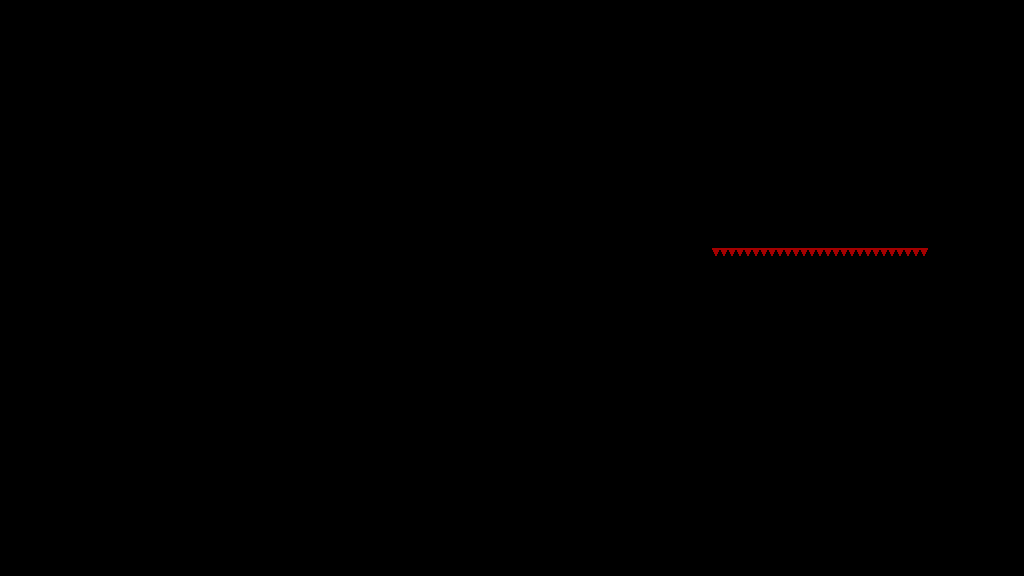

Tiled map render using the project's own tile images. Description and the map definition, with tile-layer contents summarised, below:
An orthogonal 128x72 tile map with 8x8 px tiles, 1 tile layer (T_Spikes) and 31 objects.

<map version="1.4" tiledversion="1.4.3" orientation="orthogonal" renderorder="right-down" width="128" height="72" tilewidth="8" tileheight="8" infinite="0" nextlayerid="8" nextobjectid="1118">
 <tileset firstgid="1" source="../../../Sprites/Tiles/DEV/flat/T_spr_nv_flat_0.tsx" />
 <layer id="1" name="T_Spikes" width="128" height="72">
  <data>[9216 cells, 27 non-empty, 1 distinct tile ids]</data>
 </layer>
 <objectgroup id="2" name="C_Solid">
  <object id="1076" x="312" y="312">
   <polygon points="0,0 96,0 0,96" />
  </object>
  <object id="1077" x="616" y="312">
   <polygon points="0,0 96,96 96,0" />
  </object>
  <object id="1078" x="712" y="312" width="272" height="96" />
  <object id="1080" x="712" y="464" width="296" height="96" />
  <object id="1081" x="312" y="464">
   <polygon points="0,0 96,96 0,96" />
  </object>
  <object id="1082" x="712" y="464">
   <polygon points="0,0 -96,96 0,96" />
  </object>
  <object id="1083" x="40" y="96">
   <polygon points="0,0 48,-48 96,0" />
  </object>
  <object id="1089" x="712" y="232" width="216" height="16" />
  <object id="1090" x="696" y="248">
   <polygon points="0,0 -16,-16 0,-16" />
  </object>
  <object id="1091" x="728" y="312">
   <polygon points="0,0 16,-16 32,0" />
  </object>
  <object id="1095" x="1008" y="16" width="16" height="544" />
  <object id="1096" x="800" y="312">
   <polygon points="0,0 16,-16 32,0" />
  </object>
  <object id="1098" x="0" y="560" width="1024" height="16" />
  <object id="1099" x="464" y="552" width="96" height="8" />
  <object id="1101" x="528" y="520">
   <polygon points="0,0 32,32 0,32" />
  </object>
  <object id="1102" x="464" y="552">
   <polygon points="0,0 32,-32 32,0" />
  </object>
  <object id="1103" x="496" y="536" width="32" height="16" />
  <object id="1104" x="496" y="520">
   <polygon points="0,0 16,16 0,16" />
  </object>
  <object id="1105" x="512" y="536">
   <polygon points="0,0 16,-16 16,0" />
  </object>
  <object id="1106" x="0" y="0" width="1024" height="16" />
  <object id="1107" x="1008" y="16" width="16" height="544" />
  <object id="1108" x="0" y="16" width="16" height="544" />
  <object id="1109" x="0" y="16" width="16" height="544" />
  <object id="1110" x="96" y="464" width="216" height="96" />
  <object id="1111" x="16" y="312" width="80" height="248" />
  <object id="1112" x="120" y="312" width="192" height="96" />
  <object id="1114" x="512" y="328">
   <polygon points="0,0 -16,-16 16,-16" />
  </object>
  <object id="1115" x="656" y="312">
   <polygon points="0,0 16,-16 32,0" />
  </object>
  <object id="1116" x="944" y="312">
   <polygon points="0,0 16,-16 32,0" />
  </object>
  <object id="1117" x="872" y="312">
   <polygon points="0,0 16,-16 32,0" />
  </object>
 </objectgroup>
 <objectgroup id="3" name="C_Balls">
  <object id="1088" x="360" y="272" width="8" height="8" />
 </objectgroup>
 <objectgroup id="4" name="C_Orbs" />
 <objectgroup id="7" name="C_Spikes" />
</map>
